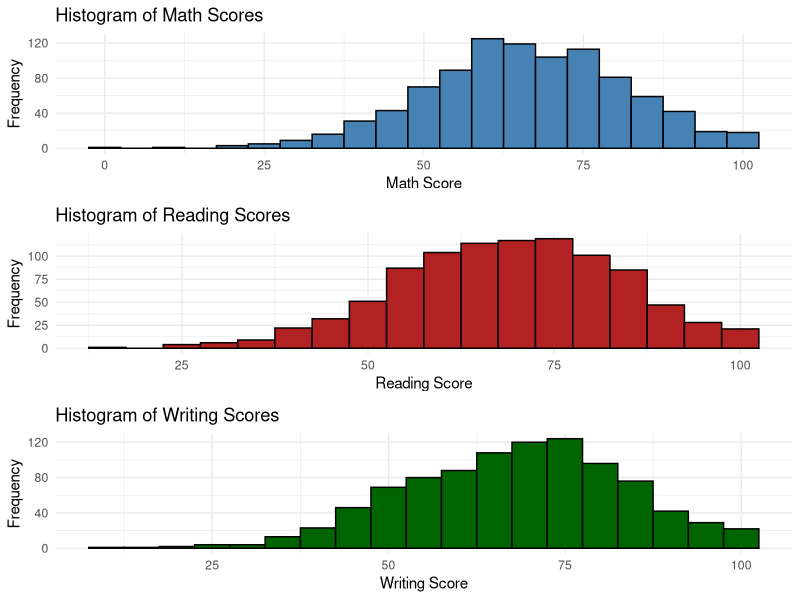
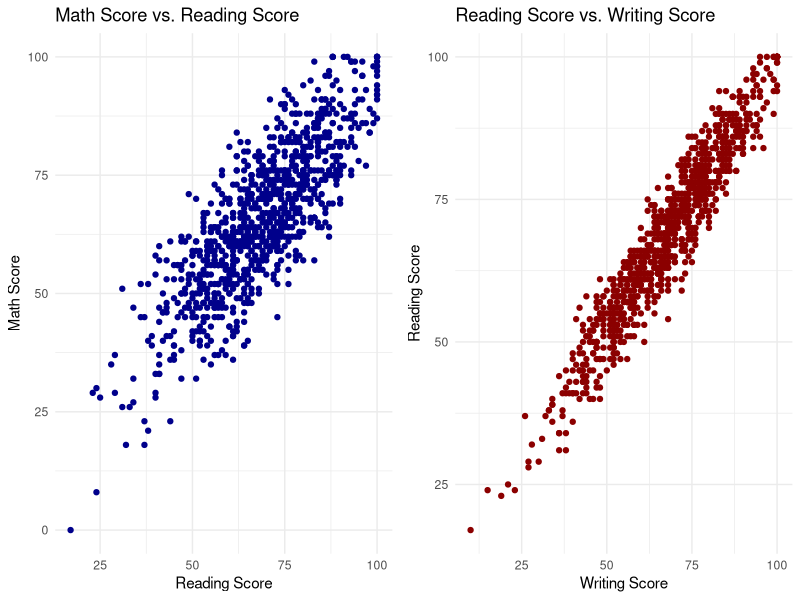
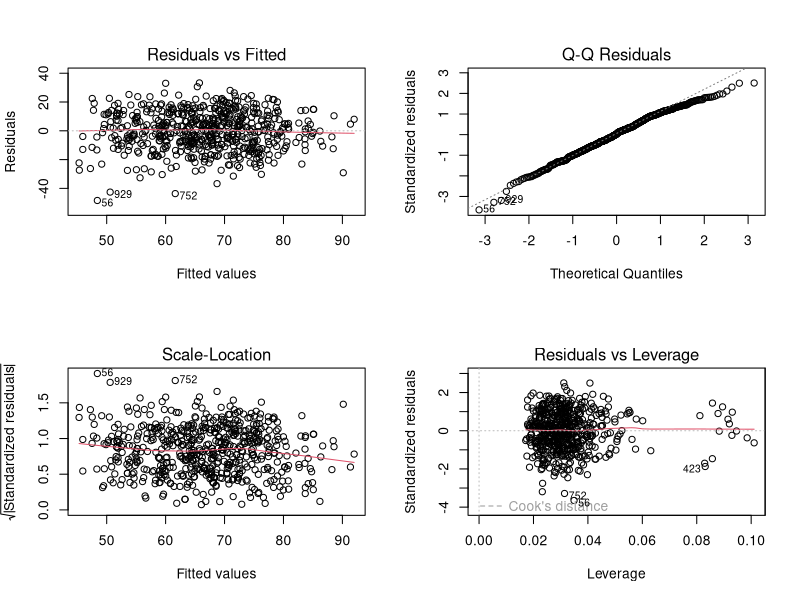
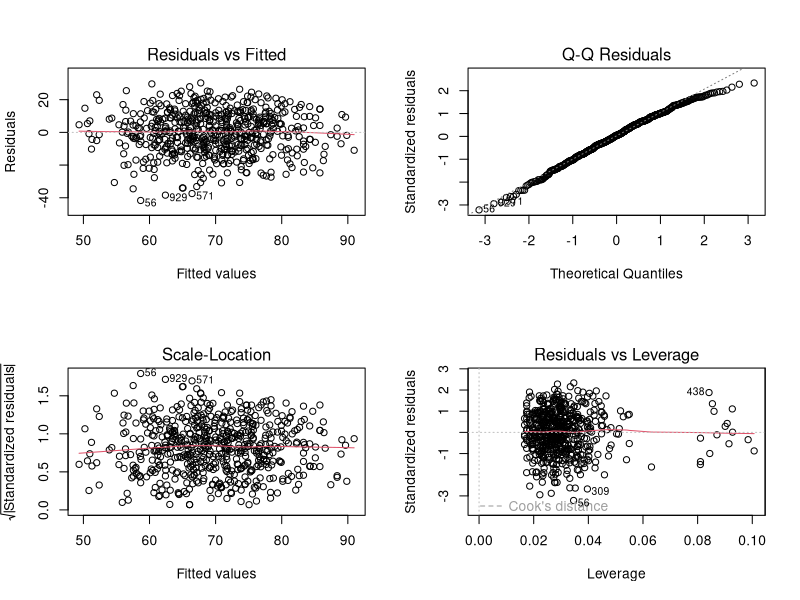
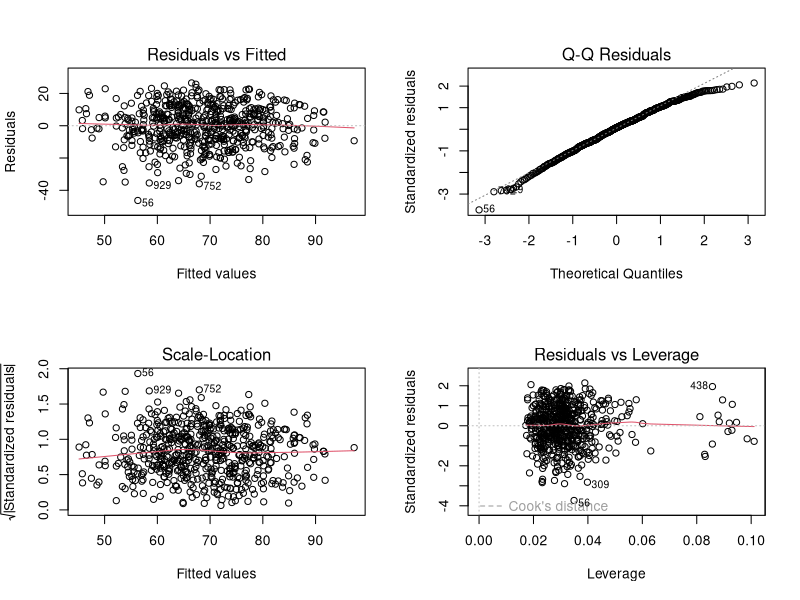
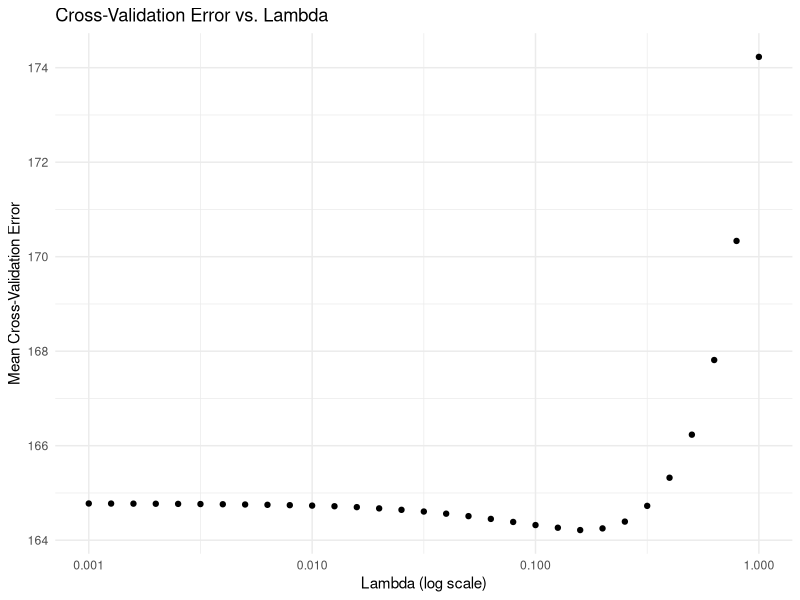
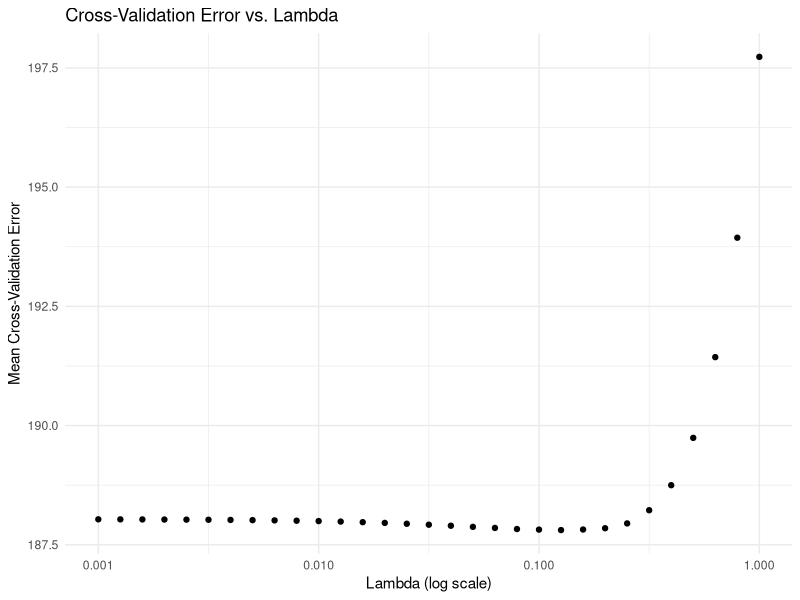
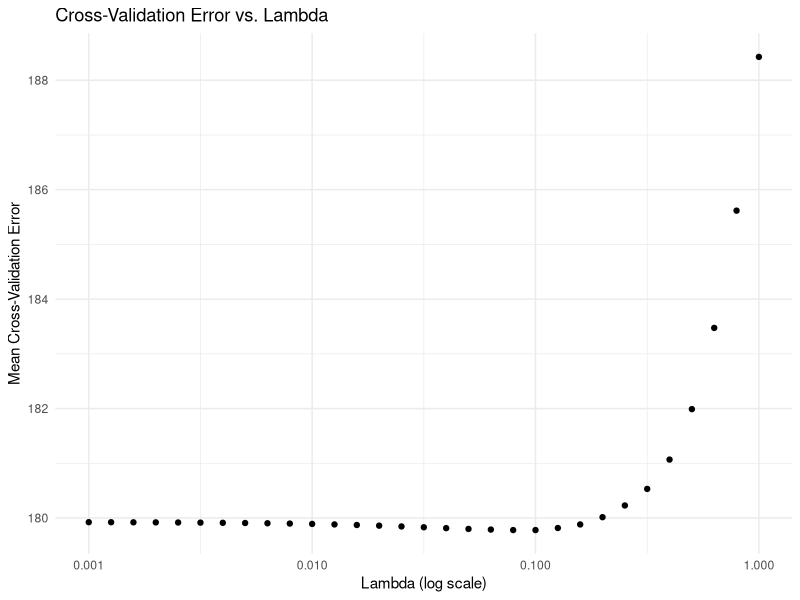

Generate these figures, in order, with R: (Note: this script raises an error after producing the figures.)
## ---- chunk 1
knitr::opts_chunk$set(echo = TRUE)
library(tidyverse)
library(MASS)
library(leaps)
library(broom)
library(GGally)
library(gridExtra)
library(kableExtra)
library(caret)
library(glmnet)
library(tibble)

knitr::opts_chunk$set(
  fig.width = 6,
  fig.asp = .6,
  out.width = "90%",
  warning = FALSE,
  message = FALSE
)

theme_set(theme_minimal() + theme(legend.position = "bottom"))
## ---- chunk 2
data <- read.csv("Project_1_data.csv")

hist_math <- ggplot(data, aes(x = MathScore)) +
  geom_histogram(binwidth = 5, fill = "steelblue", color = "black") +
  labs(title = "Histogram of Math Scores", x = "Math Score", y = "Frequency")

hist_reading <- ggplot(data, aes(x = ReadingScore)) +
  geom_histogram(binwidth = 5, fill = "firebrick", color = "black") +
  labs(title = "Histogram of Reading Scores", x = "Reading Score", y = "Frequency")

hist_writing <- ggplot(data, aes(x = WritingScore)) +
  geom_histogram(binwidth = 5, fill = "darkgreen", color = "black") +
  labs(title = "Histogram of Writing Scores", x = "Writing Score", y = "Frequency")

scatter_math_reading <- ggplot(data, aes(x = ReadingScore, y = MathScore)) +
  geom_point(color = "darkblue") +
  labs(title = "Math Score vs. Reading Score", x = "Reading Score", y = "Math Score")

scatter_reading_writing <- ggplot(data, aes(x = WritingScore, y = ReadingScore)) +
  geom_point(color = "darkred") +
  labs(title = "Reading Score vs. Writing Score", x = "Writing Score", y = "Reading Score")
data <- data %>%
  mutate(across(c(Gender, EthnicGroup, ParentEduc, LunchType, TestPrep, 
                  ParentMaritalStatus, PracticeSport, IsFirstChild, 
                  TransportMeans, WklyStudyHours), as.factor))

pairwise_plots <- ggpairs(data,
  columns = c("MathScore", "ReadingScore", "WritingScore"),
  aes(color = Gender),
  lower = list(continuous = "smooth"),
  upper = list(continuous = "cor"),
  diag = list(continuous = "densityDiag"))
grid.arrange(
  hist_math, hist_reading, hist_writing
)

grid.arrange(
  scatter_math_reading, scatter_reading_writing,
  ncol = 2
)
## ---- chunk 3
data$Gender <- as.factor(data$Gender)
data$EthnicGroup <- as.factor(data$EthnicGroup)
data$ParentEduc <- as.factor(data$ParentEduc)
data$LunchType <- as.factor(data$LunchType)
data$TestPrep <- as.factor(data$TestPrep)
data$ParentMaritalStatus <- as.factor(data$ParentMaritalStatus)
data$PracticeSport <- as.factor(data$PracticeSport)
data$IsFirstChild <- as.factor(data$IsFirstChild)
data$TransportMeans <- as.factor(data$TransportMeans)
data$WklyStudyHours <- as.factor(data$WklyStudyHours)

data <- na.omit(data)
## ---- chunk 4
data[data == "" | data == " "] <- NA
data <- na.omit(data)
## ---- chunk 5
data_dict <- tibble(
  Variable = c(
    "Gender", "EthnicGroup", "ParentEduc", "LunchType", "TestPrep", 
    "ParentMaritalStatus", "PracticeSport", "IsFirstChild", "NrSiblings", 
    "TransportMeans", "WklyStudyHours", "MathScore", "ReadingScore", "WritingScore"
  ),
  Description = c(
    "Gender of the student (male/female)",
    "Ethnic group of the student (group A to E)",
    "Parent(s) education background (from some_highschool to master's degree)",
    "School lunch type (standard or free/reduced)",
    "Test preparation course followed (completed or none)",
    "Parent(s) marital status (married/single/widowed/divorced)",
    "How often the student practices sport (never/sometimes/regularly)",
    "If the child is the first child in the family (yes/no)",
    "Number of siblings the student has (0 to 7)",
    "Means of transport to school (schoolbus/private)",
    "Weekly self-study hours (less that 5 hours; between 5 and 10 hours; more than
10 hours)",
    "Math test score (0-100)",
    "Reading test score (0-100)",
    "Writing test score (0-100)"
  )
)

knitr::kable(data_dict, col.names = c("Variable", "Description"),caption="Data Dictionary",format = "pipe")  %>%
  column_spec(1, width = "16em") %>% 
  column_spec(2, width = "26em")
## ---- chunk 6
numeric_summary = data |> 
  summarize(
    NrSiblings_Mean = mean(NrSiblings, na.rm = TRUE),
    NrSiblings_SD = sd(NrSiblings, na.rm = TRUE),
    NrSiblings_Median = median(NrSiblings, na.rm = TRUE),
    NrSiblings_IQR = IQR(NrSiblings, na.rm = TRUE),
    NrSiblings_Max = max(NrSiblings, na.rm = TRUE),
    NrSiblings_Min = min(NrSiblings, na.rm = TRUE),
    
    MathScore_Mean = mean(MathScore, na.rm = TRUE),
    MathScore_SD = sd(MathScore, na.rm = TRUE),
    MathScore_Median = median(MathScore, na.rm = TRUE),
    MathScore_IQR = IQR(MathScore, na.rm = TRUE),
    MathScore_Max = max(MathScore, na.rm = TRUE),
    MathScore_Min = min(MathScore, na.rm = TRUE),
    
    ReadingScore_Mean = mean(ReadingScore, na.rm = TRUE),
    ReadingScore_SD = sd(ReadingScore, na.rm = TRUE),
    ReadingScore_Median = median(ReadingScore, na.rm = TRUE),
    ReadingScore_IQR = IQR(ReadingScore, na.rm = TRUE),
    ReadingScore_Max = max(ReadingScore, na.rm = TRUE),
    ReadingScore_Min = min(ReadingScore, na.rm = TRUE),
    
    WritingScore_Mean = mean(WritingScore, na.rm = TRUE),
    WritingScore_SD = sd(WritingScore, na.rm = TRUE),
    WritingScore_Median = median(WritingScore, na.rm = TRUE),
    WritingScore_IQR = IQR(WritingScore, na.rm = TRUE),
    WritingScore_Max = max(WritingScore, na.rm = TRUE),
    WritingScore_Min = min(WritingScore, na.rm = TRUE)
  )


numeric_table = data.frame(
  Variable = c("NrSiblings", "MathScore", "ReadingScore", "WritingScore"),
  Mean = c(numeric_summary$NrSiblings_Mean, numeric_summary$MathScore_Mean, 
           numeric_summary$ReadingScore_Mean, numeric_summary$WritingScore_Mean),
  SD = c(numeric_summary$NrSiblings_SD, numeric_summary$MathScore_SD, 
         numeric_summary$ReadingScore_SD, numeric_summary$WritingScore_SD),
  Median = c(numeric_summary$NrSiblings_Median, numeric_summary$MathScore_Median, 
             numeric_summary$ReadingScore_Median, numeric_summary$WritingScore_Median),
  IQR = c(numeric_summary$NrSiblings_IQR, numeric_summary$MathScore_IQR, 
          numeric_summary$ReadingScore_IQR, numeric_summary$WritingScore_IQR),
  Max = c(numeric_summary$NrSiblings_Max, numeric_summary$MathScore_Max, 
          numeric_summary$ReadingScore_Max, numeric_summary$WritingScore_Max),
  Min = c(numeric_summary$NrSiblings_Min, numeric_summary$MathScore_Min, 
          numeric_summary$ReadingScore_Min, numeric_summary$WritingScore_Min)
)

knitr::kable(numeric_table, col.names = c("Variable Name", "Mean", "SD", "Median", "IQR", "Max", "Min"), 
             caption = "Summary Statistics for all Numeric Variables", format = "pipe")%>%
  column_spec(1,width="6em")%>%
  column_spec(2,width="6em")%>%
  column_spec(3,width="6em")%>%
  column_spec(4,width="6em")%>%
  column_spec(5,width="6em")%>%
  column_spec(6,width="6em")%>%
  column_spec(7,width="6em")

## ---- chunk 7
categorical_table <- data |> 
  summarize(
    gender_Male = sum(Gender == "male", na.rm = TRUE),
    gender_Female = sum(Gender == "female", na.rm = TRUE),
    
    ethnicgroup_A = sum(EthnicGroup == "group A", na.rm = TRUE),
    ethnicgroup_B = sum(EthnicGroup == "group B", na.rm = TRUE),
    ethnicgroup_C = sum(EthnicGroup == "group C", na.rm = TRUE),
    ethnicgroup_D = sum(EthnicGroup == "group D", na.rm = TRUE),
    ethnicgroup_E = sum(EthnicGroup == "group E", na.rm = TRUE),
    
    parenteduc_SomeHighSchool = sum(ParentEduc == "some college", na.rm = TRUE),
    parenteduc_HighSchool = sum(ParentEduc == "some high School", na.rm = TRUE),
    parenteduc_Associates = sum(ParentEduc == "associate's degree high school", na.rm = TRUE),
    parenteduc_Bachelors = sum(ParentEduc == "bachelor's degree", na.rm = TRUE),
    parenteduc_Masters = sum(ParentEduc == "master's degree", na.rm = TRUE),
    
    lunchtime_Standard = sum(LunchType == "standard", na.rm = TRUE),
    lunchtime_FreeReduced = sum(LunchType == "free/reduced", na.rm = TRUE),
    
    testprep_Completed = sum(TestPrep == "completed", na.rm = TRUE),
    testprep_None = sum(TestPrep == "none", na.rm = TRUE),
    
    parentmaritalstatus_Married = sum(ParentMaritalStatus == "married", na.rm = TRUE),
    parentmaritalstatus_Single = sum(ParentMaritalStatus == "single", na.rm = TRUE),
    parentmaritalstatus_Widowed = sum(ParentMaritalStatus == "widowed", na.rm = TRUE),
    parentmaritalstatus_Divorced = sum(ParentMaritalStatus == "divorced", na.rm = TRUE),
    
    practicesport_Never = sum(PracticeSport == "never", na.rm = TRUE),
    practicesport_Sometimes = sum(PracticeSport == "sometimes", na.rm = TRUE),
    practicesport_Regularly = sum(PracticeSport == "regularly", na.rm = TRUE),
    
    isfirstchild_Yes = sum(IsFirstChild == "yes", na.rm = TRUE),
    isfirstchild_No = sum(IsFirstChild == "no", na.rm = TRUE),
    
    transportmeans_SchoolBus = sum(TransportMeans == "school_bus", na.rm = TRUE),
    transportmeans_Private = sum(TransportMeans == "private", na.rm = TRUE),
    
    wklystudyhours_LessThan5 = sum(WklyStudyHours == "< 5", na.rm = TRUE),
    wklystudyhours_5to10 = sum(WklyStudyHours == "10-May", na.rm = TRUE),
    wklystudyhours_MoreThan10 = sum(WklyStudyHours == "> 10", na.rm = TRUE)
  )


categorical_final <- data.frame(
  Variable = c("Gender Male", "Gender Female",
               "EthnicGroup A", "EthnicGroup B", "EthnicGroup C", "EthnicGroup D", "EthnicGroup E",
               "ParentEduc Some High School", "ParentEduc High School", "ParentEduc Associates", 
               "ParentEduc Bachelors", "ParentEduc Masters", 
               "LunchType Standard", "LunchType Free/Reduced", 
               "TestPrep Completed", "TestPrep None", 
               "ParentMaritalStatus Married", "ParentMaritalStatus Single", "ParentMaritalStatus Widowed", "ParentMaritalStatus Divorced",
               "PracticeSport Never", "PracticeSport Sometimes", "PracticeSport Regularly",
               "IsFirstChild Yes", "IsFirstChild No", 
               "TransportMeans SchoolBus", "TransportMeans Private",
               "WklyStudyHours Less than 5", "WklyStudyHours 5-10", "WklyStudyHours More than 10"),
  Count = c(
    categorical_table$gender_Male, categorical_table$gender_Female,
    categorical_table$ethnicgroup_A, categorical_table$ethnicgroup_B, categorical_table$ethnicgroup_C, categorical_table$ethnicgroup_D, categorical_table$ethnicgroup_E,
    categorical_table$parenteduc_SomeHighSchool, categorical_table$parenteduc_HighSchool, categorical_table$parenteduc_Associates, 
    categorical_table$parenteduc_Bachelors, categorical_table$parenteduc_Masters, 
    categorical_table$lunchtime_Standard, categorical_table$lunchtime_FreeReduced, 
    categorical_table$testprep_Completed, categorical_table$testprep_None, 
    categorical_table$parentmaritalstatus_Married, categorical_table$parentmaritalstatus_Single, categorical_table$parentmaritalstatus_Widowed, categorical_table$parentmaritalstatus_Divorced,
    categorical_table$practicesport_Never, categorical_table$practicesport_Sometimes, categorical_table$practicesport_Regularly,
    categorical_table$isfirstchild_Yes, categorical_table$isfirstchild_No, 
    categorical_table$transportmeans_SchoolBus, categorical_table$transportmeans_Private,
    categorical_table$wklystudyhours_LessThan5, categorical_table$wklystudyhours_5to10, categorical_table$wklystudyhours_MoreThan10
  ),
  Proportion = round(c(
    categorical_table$gender_Male / nrow(data), categorical_table$gender_Female / nrow(data),
    categorical_table$ethnicgroup_A / nrow(data), categorical_table$ethnicgroup_B / nrow(data), categorical_table$ethnicgroup_C / nrow(data), 
    categorical_table$ethnicgroup_D / nrow(data), categorical_table$ethnicgroup_E / nrow(data),
    categorical_table$parenteduc_SomeHighSchool / nrow(data), categorical_table$parenteduc_HighSchool / nrow(data), 
    categorical_table$parenteduc_Associates / nrow(data), categorical_table$parenteduc_Bachelors / nrow(data), 
    categorical_table$parenteduc_Masters / nrow(data),
    categorical_table$lunchtime_Standard / nrow(data), categorical_table$lunchtime_FreeReduced / nrow(data),
    categorical_table$testprep_Completed / nrow(data), categorical_table$testprep_None / nrow(data),
    categorical_table$parentmaritalstatus_Married / nrow(data), categorical_table$parentmaritalstatus_Single / nrow(data),
    categorical_table$parentmaritalstatus_Widowed / nrow(data), categorical_table$parentmaritalstatus_Divorced / nrow(data),
    categorical_table$practicesport_Never / nrow(data), categorical_table$practicesport_Sometimes / nrow(data),
    categorical_table$practicesport_Regularly / nrow(data),
    categorical_table$isfirstchild_Yes / nrow(data), categorical_table$isfirstchild_No / nrow(data),
    categorical_table$transportmeans_SchoolBus / nrow(data), categorical_table$transportmeans_Private / nrow(data),
    categorical_table$wklystudyhours_LessThan5 / nrow(data), categorical_table$wklystudyhours_5to10 / nrow(data), 
    categorical_table$wklystudyhours_MoreThan10 / nrow(data)
  ), 4)
)

knitr::kable(categorical_final, col.names = c("Variable Name and Levels", "Count", "Proportion"), 
             caption = "Summary Statistics for all Categorical Variables", format = "pipe")%>%
  column_spec(1,width="14em")%>%
  column_spec(2,width="14em")%>%
  column_spec(3,width="14em")
  
## ---- chunk 8
math_full_model <- lm(MathScore ~ Gender + EthnicGroup + ParentEduc + LunchType + TestPrep +
                        ParentMaritalStatus + PracticeSport + IsFirstChild + NrSiblings +
                        TransportMeans + WklyStudyHours, data = data)
math_null_model = lm(MathScore ~ 1, data = data)
math_selected_model = step(math_null_model,
scope = list(lower = formula(math_null_model),
upper = formula(math_full_model)))
math_selected_model
## ---- chunk 9
par(mfrow = c(2, 2)) 
plot(math_selected_model)
par(mfrow = c(1, 1))
## ---- chunk 10
reading_full_model <- lm(ReadingScore ~ Gender + EthnicGroup + ParentEduc + LunchType + TestPrep +
                        ParentMaritalStatus + PracticeSport + IsFirstChild + NrSiblings +
                        TransportMeans + WklyStudyHours, data = data)
reading_null_model = lm(ReadingScore ~ 1, data = data)
reading_selected_model = step(reading_null_model,
scope = list(lower = formula(reading_null_model),
upper = formula(reading_full_model)))
reading_selected_model
## ---- chunk 11
par(mfrow = c(2, 2)) 
plot(reading_selected_model)
par(mfrow = c(1, 1))
## ---- chunk 12
writing_full_model <- lm(WritingScore ~ Gender + EthnicGroup + ParentEduc + LunchType + TestPrep +
                        ParentMaritalStatus + PracticeSport + IsFirstChild + NrSiblings +
                        TransportMeans + WklyStudyHours, data = data)
writing_null_model = lm(WritingScore ~ 1, data = data)
writing_selected_model = step(writing_null_model,
scope = list(lower = formula(writing_null_model),
upper = formula(writing_full_model)))
writing_selected_model
## ---- chunk 13
par(mfrow = c(2, 2)) 
plot(writing_selected_model)
par(mfrow = c(1, 1))
## ---- chunk 14
model1 <- lm(formula = ReadingScore ~ Gender + EthnicGroup + ParentEduc + 
               LunchType + TestPrep + ParentMaritalStatus + IsFirstChild, data = data)

model2 <- lm(formula = MathScore ~ Gender + EthnicGroup + ParentEduc + 
               LunchType + TestPrep + ParentMaritalStatus + IsFirstChild + WklyStudyHours, 
             data = data)

model3 <- lm(formula = WritingScore ~ Gender + EthnicGroup + ParentEduc + 
               LunchType + TestPrep + ParentMaritalStatus + WklyStudyHours, data = data)
## ---- chunk 15
set.seed(2024)

lambda_seq <- 10^seq(-3, 0, by = 0.1)

x <- model.matrix(WritingScore ~ Gender + EthnicGroup + ParentEduc + LunchType + TestPrep +
                   ParentMaritalStatus + PracticeSport + IsFirstChild + NrSiblings +
                   TransportMeans + WklyStudyHours, data = data)[, -1]

cv_object <- cv.glmnet(x, data$WritingScore, lambda = lambda_seq, nfolds = 5)

cv_object

tibble(lambda = cv_object$lambda, mean_cv_error = cv_object$cvm) %>%
  ggplot(aes(x = lambda, y = mean_cv_error)) +
  geom_point() +
  scale_x_log10() + 
  labs(title = "Cross-Validation Error vs. Lambda",
       x = "Lambda (log scale)", y = "Mean Cross-Validation Error")

min_lambda <- cv_object$lambda.min
min_lambda

fit_bestcv <- glmnet(x, data$WritingScore, lambda = min_lambda)

coef(fit_bestcv)
## ---- chunk 16
writing_lasso_formula <- WritingScore ~ Gender + EthnicGroup + ParentEduc + LunchType
writing_selected_model <- lm(
  formula = WritingScore ~ Gender + EthnicGroup + ParentEduc + LunchType,
  data = data
)

summary(writing_selected_model)
## ---- chunk 17
set.seed(2024)

lambda_seq <- 10^seq(-3, 0, by = 0.1)

x <- model.matrix(MathScore ~ Gender + EthnicGroup + ParentEduc + LunchType + TestPrep +
                   ParentMaritalStatus + PracticeSport + IsFirstChild + NrSiblings +
                   TransportMeans + WklyStudyHours, data = data)[, -1]

cv_object <- cv.glmnet(x, data$MathScore, lambda = lambda_seq, nfolds = 5)

cv_object

tibble(lambda = cv_object$lambda, mean_cv_error = cv_object$cvm) %>%
  ggplot(aes(x = lambda, y = mean_cv_error)) +
  geom_point() +
  scale_x_log10() + 
  labs(title = "Cross-Validation Error vs. Lambda",
       x = "Lambda (log scale)", y = "Mean Cross-Validation Error")

min_lambda <- cv_object$lambda.min
min_lambda

fit_bestcv <- glmnet(x, data$MathScore, lambda = min_lambda)

coef(fit_bestcv)
## ---- chunk 18
math_lasso_formula <- MathScore ~ Gender + EthnicGroup + ParentEduc + LunchType + TestPrep +
                      ParentMaritalStatus + PracticeSport + IsFirstChild + NrSiblings +
                      TransportMeans + WklyStudyHours

math_selected_model <- lm(
  formula = math_lasso_formula,
  data = data
)

summary(math_selected_model)
## ---- chunk 19
set.seed(2024)

lambda_seq <- 10^seq(-3, 0, by = 0.1)

x <- model.matrix(ReadingScore ~ Gender + EthnicGroup + ParentEduc + LunchType + TestPrep +
                   ParentMaritalStatus + PracticeSport + IsFirstChild + NrSiblings +
                   TransportMeans + WklyStudyHours, data = data)[, -1]

cv_object <- cv.glmnet(x, data$ReadingScore, lambda = lambda_seq, nfolds = 5)

cv_object

tibble(lambda = cv_object$lambda, mean_cv_error = cv_object$cvm) %>%
  ggplot(aes(x = lambda, y = mean_cv_error)) +
  geom_point() +
  scale_x_log10() + 
  labs(title = "Cross-Validation Error vs. Lambda",
       x = "Lambda (log scale)", y = "Mean Cross-Validation Error")

min_lambda <- cv_object$lambda.min
min_lambda

fit_bestcv <- glmnet(x, data$ReadingScore, lambda = min_lambda)

coef(fit_bestcv)
## ---- chunk 20
reading_lasso_formula <- ReadingScore ~ Gender + EthnicGroup + ParentEduc + LunchType + TestPrep +
                        ParentMaritalStatus + PracticeSport + IsFirstChild + NrSiblings +
                        TransportMeans + WklyStudyHours

reading_selected_model <- lm(
  formula = reading_lasso_formula,
  data = data
)
summary(reading_selected_model)
## ---- chunk 21
model2_test<- lm(formula = MathScore ~ Gender + EthnicGroup  + 
               LunchType + TestPrep + ParentEduc * ParentMaritalStatus * IsFirstChild * WklyStudyHours, 
             data = data)
r_squared_model2 <- summary(model2)$adj.r.squared
r_squared_model2_test <- summary(model2_test)$adj.r.squared
cat("Adjusted R-squared for model2:", r_squared_model2, "\n")
cat("Adjuested R-squared for model2 with interaction:", r_squared_model2_test, "\n")
AIC_model2 = AIC(model2)
AIC_model2_test = AIC(model2_test)
cat("AIC for model2:", AIC_model2, "\n")
cat("AIC for model2 with interaction:", AIC_model2_test, "\n")
## ---- chunk 22
summary(data$MathScore)
## ---- chunk 23
data$MathScore_shifted <- data$MathScore + 1
model2_shifted <- lm(MathScore_shifted ~ Gender + EthnicGroup + ParentEduc + 
                       LunchType + TestPrep + ParentMaritalStatus + IsFirstChild + 
                       WklyStudyHours, data = data)
## ---- chunk 24
par(mfrow = c(1, 3))
boxcox(model1, lambda = seq(-2, 2, by = 0.1))  # Range of lambda values
title("Model 1: ReadingScore")
boxcox(model2_shifted, lambda = seq(-2, 2, by = 0.1))  # Range of lambda values
title("Model 2: MathScore")
boxcox(model3, lambda = seq(-2, 2, by = 0.1))  # Range of lambda values
title("Model 3: WritingScore")
par(mfrow = c(1, 1))
## ---- chunk 25
correlation_matrix <- cor(data[, c("MathScore", "WritingScore", "ReadingScore")], use = "complete.obs")

print(correlation_matrix)

library(corrplot)
corrplot(correlation_matrix, method = "circle", type = "upper", tl.col = "black", tl.srt = 45)
## ---- chunk 26
# CV for Math Score
set.seed(2024)
train_control = trainControl(method = "cv", number = 10)
cv_model = train(MathScore ~ Gender + EthnicGroup + ParentEduc + 
               LunchType + TestPrep + ParentMaritalStatus + IsFirstChild + WklyStudyHours, 
             data = data,
method = "lm",
trControl = train_control)
print(cv_model)
## ---- chunk 27
# CV for Reading Score
set.seed(2024)
train_control = trainControl(method = "cv", number = 10)
cv_model = train(ReadingScore ~ Gender + EthnicGroup + ParentEduc + 
               LunchType + TestPrep + ParentMaritalStatus + IsFirstChild,
               data = data,
method = "lm",
trControl = train_control)
print(cv_model)
## ---- chunk 28
# CV for Reading Score
set.seed(2024)
train_control = trainControl(method = "cv", number = 10)
cv_model = train(WritingScore ~ Gender + EthnicGroup + ParentEduc + 
               LunchType + TestPrep + ParentMaritalStatus + WklyStudyHours,
               data = data,
method = "lm",
trControl = train_control)
print(cv_model)
## ---- chunk 29
writing_selected_model %>% 
  broom::tidy() %>% 
  knitr::kable(digits = 4, caption = "Results of Writing Score Model", format = "pipe")
## ---- chunk 30
math_selected_model %>% 
  broom::tidy() %>% 
  knitr::kable(digits = 4, caption = "Results of Math Score Model", format = "pipe")
## ---- chunk 31
reading_selected_model %>% 
  broom::tidy() %>% 
  knitr::kable(digits = 4, caption = "Results of Reading Score Model", format = "pipe")
